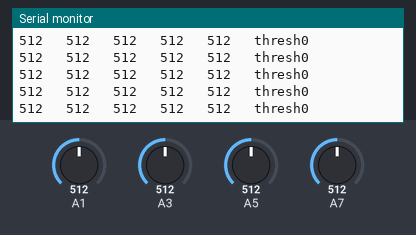
Bench run of a sketch on a simulated Arduino Uno, built with avr-gcc and run on an emulated ATmega328P. Parts: the last lines printed to the serial monitor. Inputs (shaded band) come from the test bench; at power-on: A1 = 512, A3 = 512, A5 = 512, A7 = 512.

Above: at 1.2 s.
1.3 s: A1 set to 104
At 1.42 s:
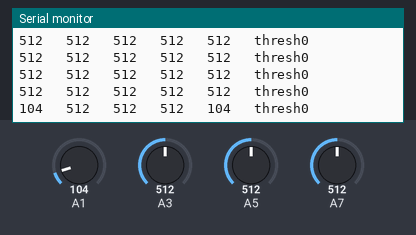
4.3 s: A1 set to 89
At 4.3 s:
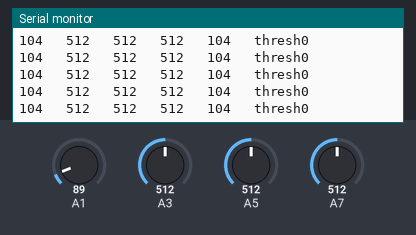
5.8 s: A3 set to 106
At 5.81 s:
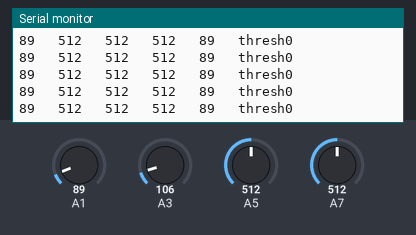
8.8 s: A3 set to 91
At 8.8 s:
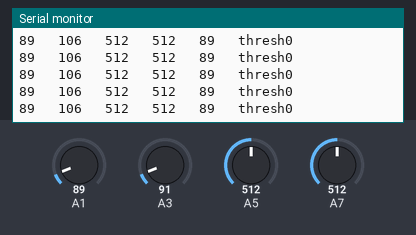
10.3 s: A5 set to 110
At 10.31 s:
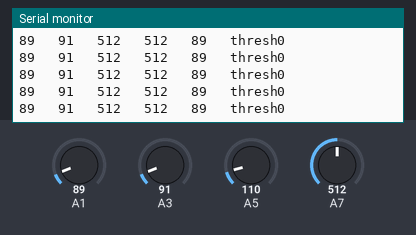
11.8 s: A5 set to 94
At 11.81 s:
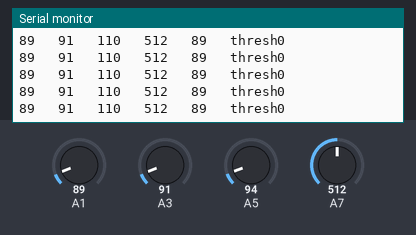
Timing chart, 0 to 14.8 s (numbered marks = the images above; inputs shaded):
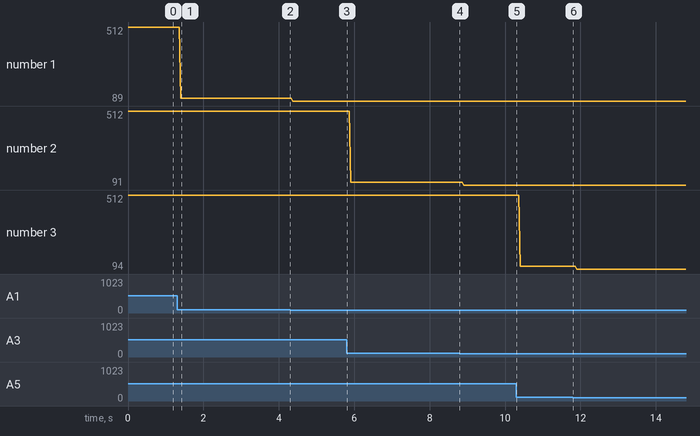

Measured:
- after the input at 1.3 s, the serial monitor: prints a new line after 0.10 s (image 1)
- plotted number 1: 512 → 104 after the input at 1.3 s, 104 → 89 after the input at 4.3 s
- plotted number 2: 512 → 106 after the input at 5.8 s, 106 → 91 after the input at 8.8 s
- plotted number 3: 512 → 110 after the input at 10.3 s, 110 → 94 after the input at 11.8 s

The sketch:

lfr_test.ino
```cpp
int a,b,c,d,e;
int minValues[5], maxValues[5], threshhold,maxi=0,mini=0;
void setup() {
  // put your setup code here, to run once:
Serial.begin(9600);

//calibrate();
}

void loop() {
  // put your main code here, to run repeatedly:
a=analogRead(1);
b=analogRead(3);
c=analogRead(5);
d=analogRead(7);
e=analogRead(9);

Serial.print(a);
Serial.print("   ");
Serial.print(b);
Serial.print("   ");
Serial.print(c);
Serial.print("   ");
Serial.print(d);
Serial.print("   ");
Serial.print(e);
Serial.print("   ");
Serial.print("thresh");
Serial.print(threshhold);
    Serial.println("   ");
}
```

calibration.ino
```cpp
void calibrate()
{
  for ( int i = 1; i < 10; i=i+2)
  {
    minValues[i] = analogRead(i);
    maxValues[i] = analogRead(i);
  }

  for (int i = 0; i < 3000; i++)
  {
//    motor1.drive(50);
//    motor2.drive(-50);

    for ( int i = 1; i < 10; i=i+2)
    {
      if (analogRead(i) < minValues[i])
      {
        minValues[i] = analogRead(i);
      }
      if (analogRead(i) > maxValues[i])
      {
        maxValues[i] = analogRead(i);
      }
    }
  }

  for ( int i = 1; i < 10; i=i+2)
  {
    mini=mini+minValues[i];
    maxi=maxi+maxValues[i];

  }
  //Serial.println();
  int minavg=mini/5;
  int maxavg=maxi/5;
  threshhold=(minavg+maxavg)/2;

//  motor1.drive(0);
//  motor2.drive(0);
}
```
